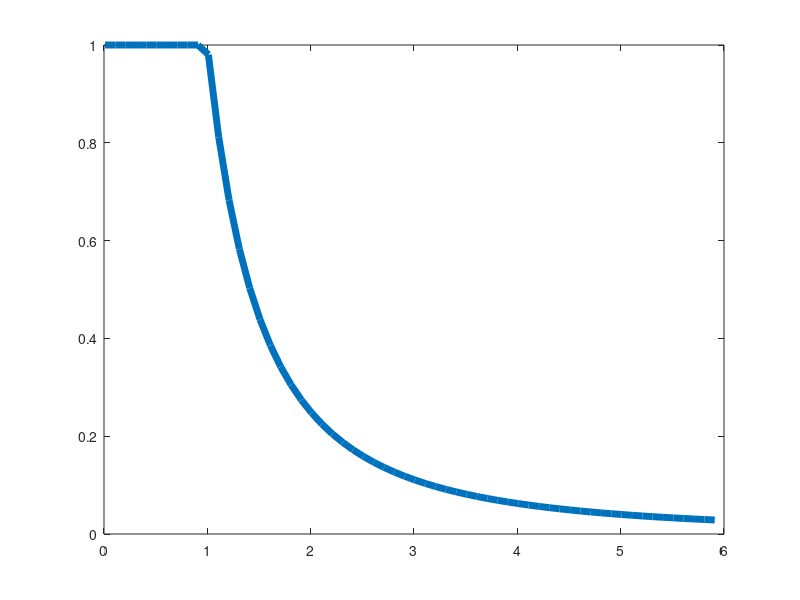

Write the MATLAB code that produced this figure.


clear all,clc


% Solve for the power later
minimum_value=0.0;
maximum_value=1.0;

cell_distance=0.01:0.1:6;
DI=1./(cell_distance).^2;

for i=1:length(DI) 
  if(DI(i)<minimum_value)
  DI(i)=minimum_value;  
  elseif(DI(i)>maximum_value)
  DI(i)=maximum_value;
  endif
  endfor
  
Position_index=(DI-minimum_value)/(maximum_value-minimum_value);
plot(cell_distance,Position_index,'LineWidth',5.0)


% Speed